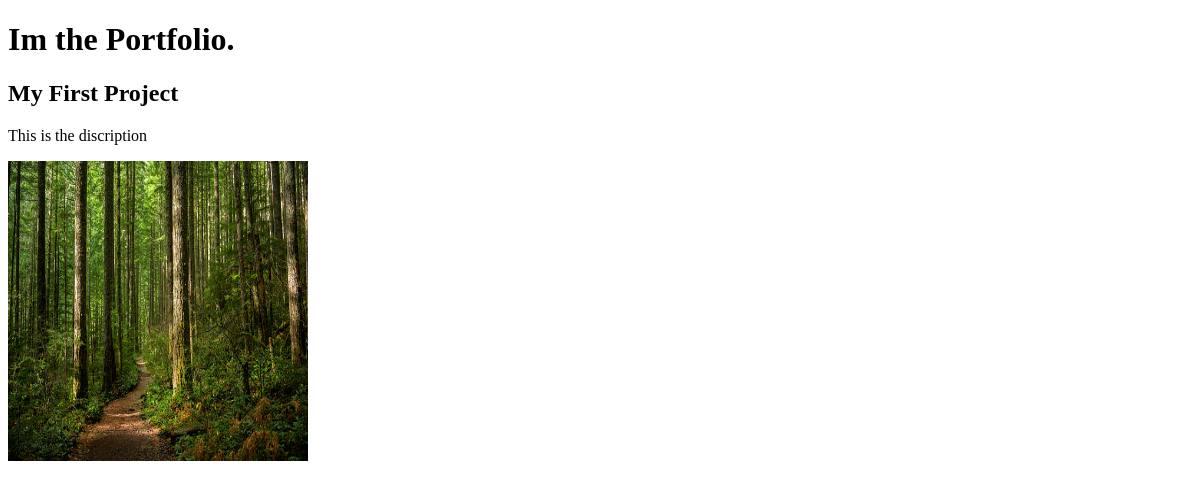
Before: / with the older database file.
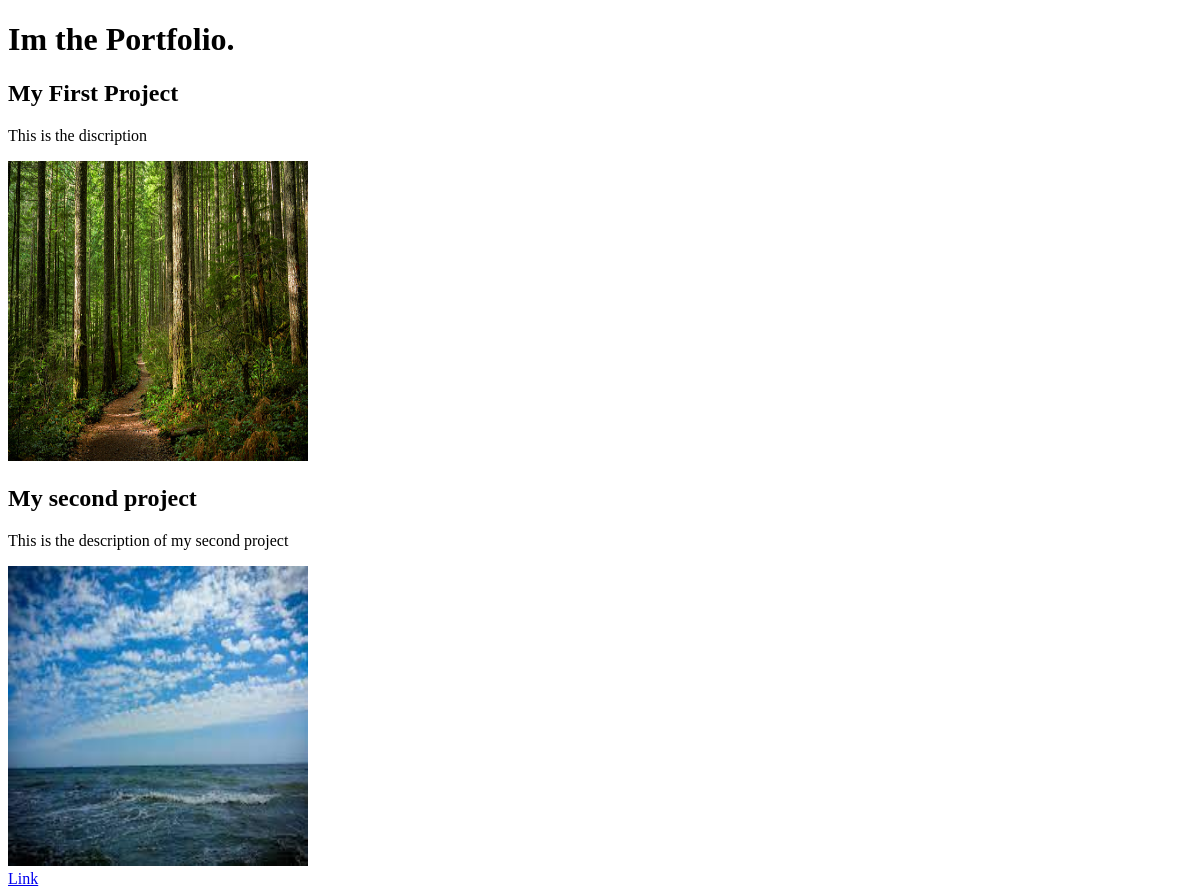
After: the same page with the newer database file.
### portifolio/models.py (models this page shows)
class Project(models.Model):
    title = models.CharField(max_length=100)
    image = models.ImageField(upload_to='portifolio/images/')
    description = models.CharField(max_length=250)
    url = models.URLField(blank=True)

### portifolio/views.py (the view)
# urls.py: path('', views.index, name='index'),
def index(request):
    projects = Project.objects.all()
    return render(request, 'index.html', {
        'projects': projects
    })

### templates/index.html (shortened to what this page needs)
{% extends 'base.html' %}
{% block content %}
<h1>Im the Portfolio.</h1>
{% for i in projects %}
    <h2>{{ i.title }}</h2>
    <p>{{ i.description }}</p>
    <img src="{{ i.image.url }}" height="300px" width="300px">
    {% if i.url %}
        <br><a href="{{ i.url }}">Link</a>
    {% endif %}
    <br>
{% endfor %}
{% endblock %}

### templates/base.html (shortened to what this page needs)
{% load static %}
<!DOCTYPE html>
<html lang="pt-BR">
<head>
</head>
<body>
    {% block content %}
    {% endblock %}
</body>
</html>

Changed rows visible on the page:
added Project: title "My second project", description "This is the description of my second project", image (picture)
